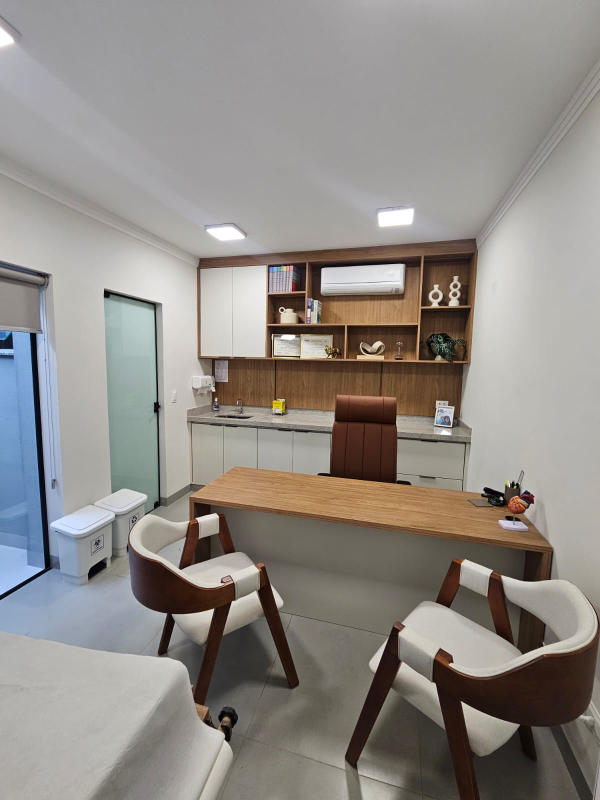
#> input picture documentos/03-visual/clinica/consultorio.jpg, 1200 x 1600 px (shown at 1/2 size); its folder holds only this picture in this run
$ python preparar-imagens.py
#> lines starting #> are read from the running program, lines starting #| are printed output that depends on the picture
"""Prepara as fotos de documentos/03-visual para public/img.
Fotos da clinica: no maximo 2000 px no lado maior, JPG comprimido.
Medicos: mesmo recorte 4:5 (800x1000), fundo branco.
Uso: python3 scripts/preparar-imagens.py
"""
from pathlib import Path
from PIL import Image

RAIZ = Path(__file__).resolve().parent.parent
ORIG = RAIZ / "documentos" / "03-visual"
DEST = RAIZ / "public" / "img"

# recortes opcionais (esquerda, topo, direita, base) em fracao da imagem
RECORTE_CLINICA = {
    "fachada": (0.0, 0.10, 0.76, 0.90),      # tira o carro a direita
    "consultorio": (0.0, 0.18, 0.92, 1.0),   # fecha o enquadramento
    "sala-ecg": (0.10, 0.25, 1.0, 0.85),     # fecha na maca e no aparelho
}
# deslocamento horizontal do recorte dos medicos (0 = esquerda, 1 = direita)
FOCO_MEDICO = {"dra-barbara-goncales-olivo": 0.25}

def clinica():
    for f in sorted((ORIG / "clinica").glob("*.jpg")):
        im = Image.open(f).convert("RGB")
#> im is the input picture: PIL image 1200x1600 RGB; mean R, G, B 144.4, 139.8, 134.9
        if f.stem in RECORTE_CLINICA:
            l, t, r, b = RECORTE_CLINICA[f.stem]
            w, h = im.size
#> w = 1200; h = 1600
            im = im.crop((int(l * w), int(t * h), int(r * w), int(b * h)))
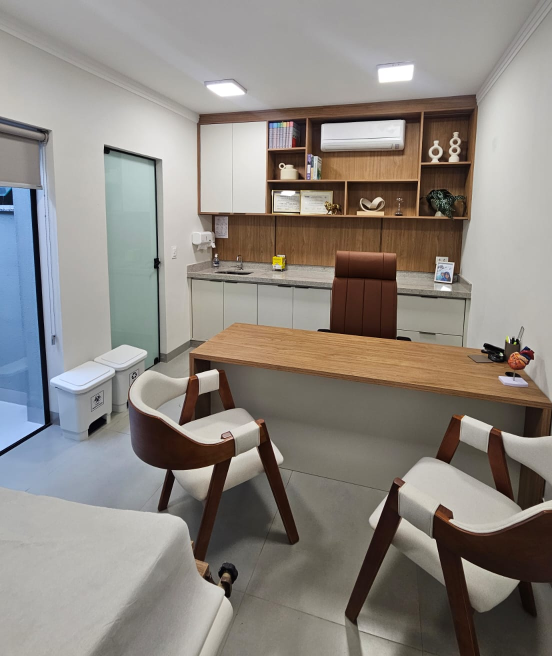
#> im: PIL image 1104x1312 RGB (shown at 1/2 size); mean R, G, B 140.3, 134.8, 128.9
        im.thumbnail((2000, 2000), Image.LANCZOS)
        out = DEST / "clinica" / f.name
        im.save(out, quality=82, optimize=True, progressive=True)
        print(f"{f.name}: {f.stat().st_size//1024} KB -> {out.stat().st_size//1024} KB {im.size}")
#| consultorio.jpg: 125 KB -> 124 KB (1104, 1312)

def medicos():
    for f in sorted((ORIG / "medicos").glob("*.png")):
        im = Image.open(f).convert("RGBA")
        fundo = Image.new("RGBA", im.size, (255, 255, 255, 255))
        fundo.alpha_composite(im)
        im = fundo.convert("RGB")
        w, h = im.size
        alvo_h = int(w * 1.25)
        if alvo_h <= h:
            im = im.crop((0, 0, w, alvo_h))
        else:
            alvo_w = int(h / 1.25)
            x = int((w - alvo_w) * FOCO_MEDICO.get(f.stem, 0.5))
            im = im.crop((x, 0, x + alvo_w, h))
        im = im.resize((800, 1000), Image.LANCZOS)
        out = DEST / "medicos" / (f.stem + ".jpg")
        im.save(out, quality=84, optimize=True, progressive=True)
        print(f"{f.name}: {f.stat().st_size//1024} KB -> {out.stat().st_size//1024} KB")

def exames():
    """Fotos ilustrativas dos exames (nao sao da clinica)."""
    (DEST / "exames").mkdir(parents=True, exist_ok=True)
    for f in sorted((ORIG / "exames-ilustrativas").glob("*.png")):
        im = Image.open(f).convert("RGB")
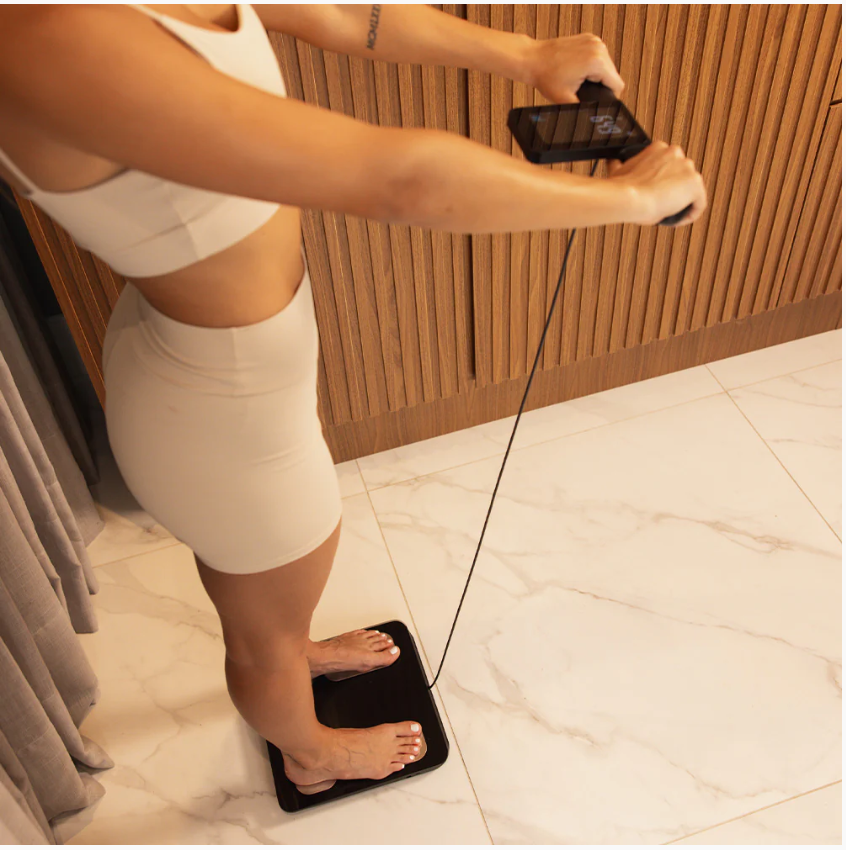
#> input picture documentos/03-visual/exames-ilustrativas/bioimpedancia.png, 846 x 850 px
#> im: PIL image 846x850 RGB
        im.thumbnail((1600, 1600), Image.LANCZOS)
        out = DEST / "exames" / (f.stem + ".jpg")
        im.save(out, quality=84, optimize=True, progressive=True)
        print(f"{f.name}: {f.stat().st_size//1024} KB -> {out.stat().st_size//1024} KB {im.size}")
#| bioimpedancia.png: 859 KB -> 89 KB (846, 850)

if __name__ == "__main__":
    (DEST / "clinica").mkdir(parents=True, exist_ok=True)
    (DEST / "medicos").mkdir(parents=True, exist_ok=True)
    clinica()
    medicos()
    exames()
